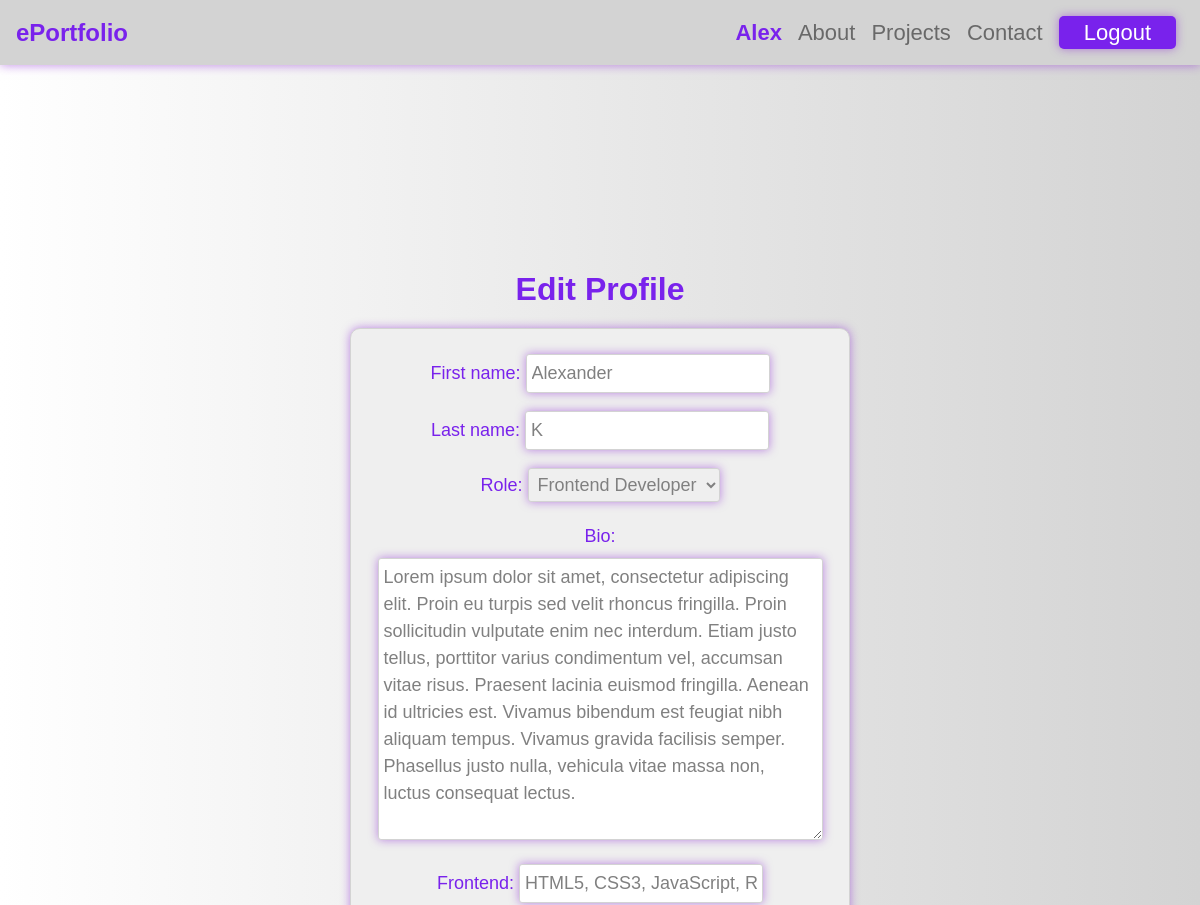
Page /edit_profile/ (signed in, upper part) on the earlier database version.
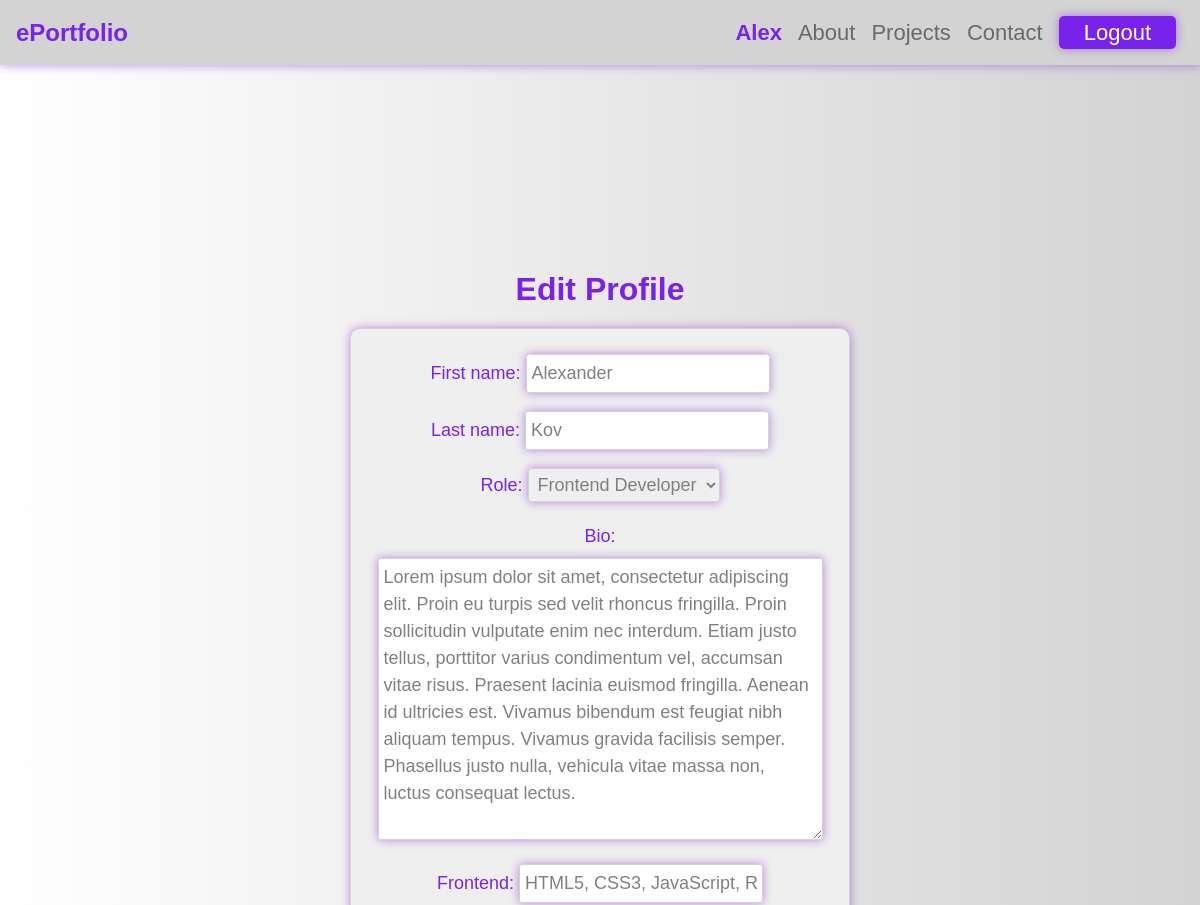
Same page on the later database version.
### capstone/models.py (models this page shows, shortened)
class Profile(models.Model):
    ROLE_CHOICES = (
        ('frontend', 'Frontend Developer'),
        ('backend', 'Backend Developer'),
        ('fullstack', 'Fullstack Developer'),
        ('devops', 'DevOps Engineer'),
        ('qa', 'QA Engineer'),
    )
    user = models.OneToOneField(User, on_delete=models.CASCADE)
    first_name = models.CharField(max_length=100, default="", blank=True)
    last_name = models.CharField(max_length=100, default="", blank=True)
    role = models.CharField(max_length=20, choices=ROLE_CHOICES, default="frontend")
    bio = models.TextField(blank=True)
    frontend = models.CharField(max_length=200, default="", blank=True)
    backend = models.CharField(max_length=200, default="", blank=True)
    database = models.CharField(max_length=200, default="", blank=True)
    phone_number = models.CharField(max_length=15, default="", blank=True)
    github = models.CharField(max_length=100, default="", blank=True)
    linkedin = models.CharField(max_length=200, default="", blank=True)
    country = models.CharField(max_length=200, default="", blank=True)
    profile_picture = models.ImageField(upload_to="images/",
                                        blank=True, null=True,
                                        verbose_name="image")

### capstone/views.py (the view)
# urls.py: path('edit_profile/', views.edit_profile, name='edit_profile'),
@login_required
def edit_profile(request):
    user = request.user
    profile = user.profile
    certificates = Certificate.objects.filter(user=user)
    if user.is_authenticated:
        profile = get_object_or_404(Profile, user=request.user)
        if request.method == 'POST':
            form = ProfileForm(request.POST, request.FILES, instance=profile)
            if 'save_profile' in request.POST and form.is_valid():
                profile = form.save(commit=False)
                profile.first_name = form.cleaned_data['first_name']
                profile.last_name = form.cleaned_data['last_name']
                profile.role = form.cleaned_data['role']
                profile.bio = form.cleaned_data['bio']
                profile.frontend = form.cleaned_data['frontend']
                profile.backend = form.cleaned_data['backend']
                profile.database = form.cleaned_data['database']
                profile.phone_number = form.cleaned_data['phone_number']
                profile.github = form.cleaned_data['github']
                profile.linkedin = form.cleaned_data['linkedin']
                profile.country = form.cleaned_data['country']
                profile.profile_picture = form.cleaned_data['profile_picture']
                profile.save()
                return redirect('capstone:profile')
            certificate_form = CertificateForm(request.POST)
            if 'add_certificate' in request.POST and certificate_form.is_valid():
                certificate = certificate_form.save(commit=False)
                certificate.user = user
                certificate.url = certificate_form.cleaned_data['url']
                certificate.save()
                return redirect('capstone:edit_profile')
            if 'delete_certificate' in request.POST:
                certificate_id = request.POST.get('certificate_id')
                Certificate.objects.filter(id=certificate_id, user=user).delete()
                return redirect('capstone:edit_profile')
        else:
            form = ProfileForm(instance=profile)
            certificate_form = CertificateForm()
        return render(request, 'capstone/edit_profile.html', {
            'form': form,
            'certificate_form': certificate_form,
            'certificates': certificates,
            })
    else:
        return render(request, 'capstone/error.html')

### capstone/forms.py
class ProfileForm(forms.ModelForm):
    class Meta:
        model = Profile
        fields = ['first_name', 'last_name', 'role', 'bio', 'frontend', 'backend', 'database', 'phone_number', 'linkedin', 'github', 'country', 'profile_picture']

class CertificateForm(forms.ModelForm):
    class Meta:
        model = Certificate
        fields = ['url']
        widgets = {
            'url': forms.URLInput(attrs={
                'class': 'form-control',
                'placeholder': 'https://example.com/certificate',
            }),
        }

### capstone/templates/capstone/edit_profile.html (shortened to what this page needs)
{% extends "base.html" %}
{% load static %}
{% block content %}
<div class="header">
<h2>Edit Profile</h2>
</div>
<div class="form_container">
<form method="post" action="" enctype="multipart/form-data">
    {{ form.as_p }}
</form>
</div>
{% endblock %}

Differences in the rows shown:
changed Profile "Alexander": last_name "K" → "Kov"
